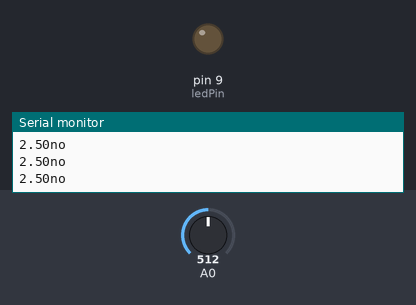
Recording of a sketch running on a simulated Arduino Uno, built with avr-gcc and run on an emulated ATmega328P. On the bench: output pins drawn as LEDs (lit = HIGH), the last lines printed to the serial monitor. Inputs (shaded band) come from the test bench; at power-on: A0 = 512.

Above: at 1.2 s.
1.3 s: A0 set to 460
2.8 s: A0 set to 437
At 3.4 s:
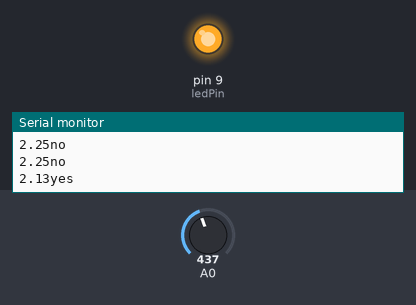
4.3 s: A0 set to 511
At 6.1 s:
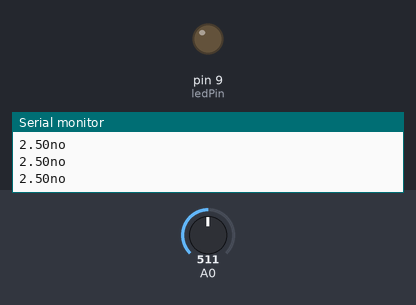
6.4 s: A0 set to 306
At 6.8 s:
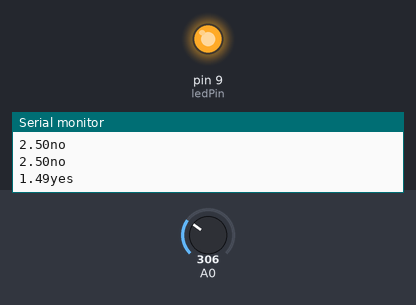
Timing chart, 0 to 8.9 s (numbered marks = the images above; inputs shaded):
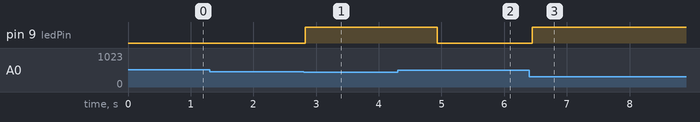

The sketch:

Test_mic.ino
```cpp
unsigned int knock;
int ledPin = 9;
void setup() {
  // put your setup code here, to run once:
  Serial.begin(9600);
  pinMode(ledPin,OUTPUT);
}

void loop() {
  // put your main code here, to run repeatedly:
  double maxvol = 1024;

  unsigned long start= millis();  // Start of sample window
  unsigned int peakToPeak = 0;   // peak-to-peak level

  unsigned int signalMax = 0;
  unsigned int signalMin = maxvol;

  knock = analogRead(0);

  //peakToPeak = signalMax - signalMin;  // max - min = peak-peak amplitude
  double volts = (knock * 5) / maxvol;  // convert to volts
  Serial.print(volts);
  if (volts < 2.2){
    Serial.println("yes");
    digitalWrite(ledPin, HIGH);
    delay(1000);
    Serial.println("Knock Knock");
  } else {
    Serial.println("no");
    digitalWrite(ledPin, LOW);
  }

  //Serial.print('\t');
  //Serial.print(volts);
  //Serial.print('\n');

  delay(50);

}
```

Measured:
- the behaviour switches between 451 and 450 on A0 (found by bisection; images 0 and 1)
- after the input at 2.8 s, pin 9 (ledPin): LOW → HIGH at once
- after the input at 4.3 s, pin 9 (ledPin): HIGH → LOW after 0.63 s
- after the input at 6.4 s, pin 9 (ledPin): LOW → HIGH after 0.05 s
